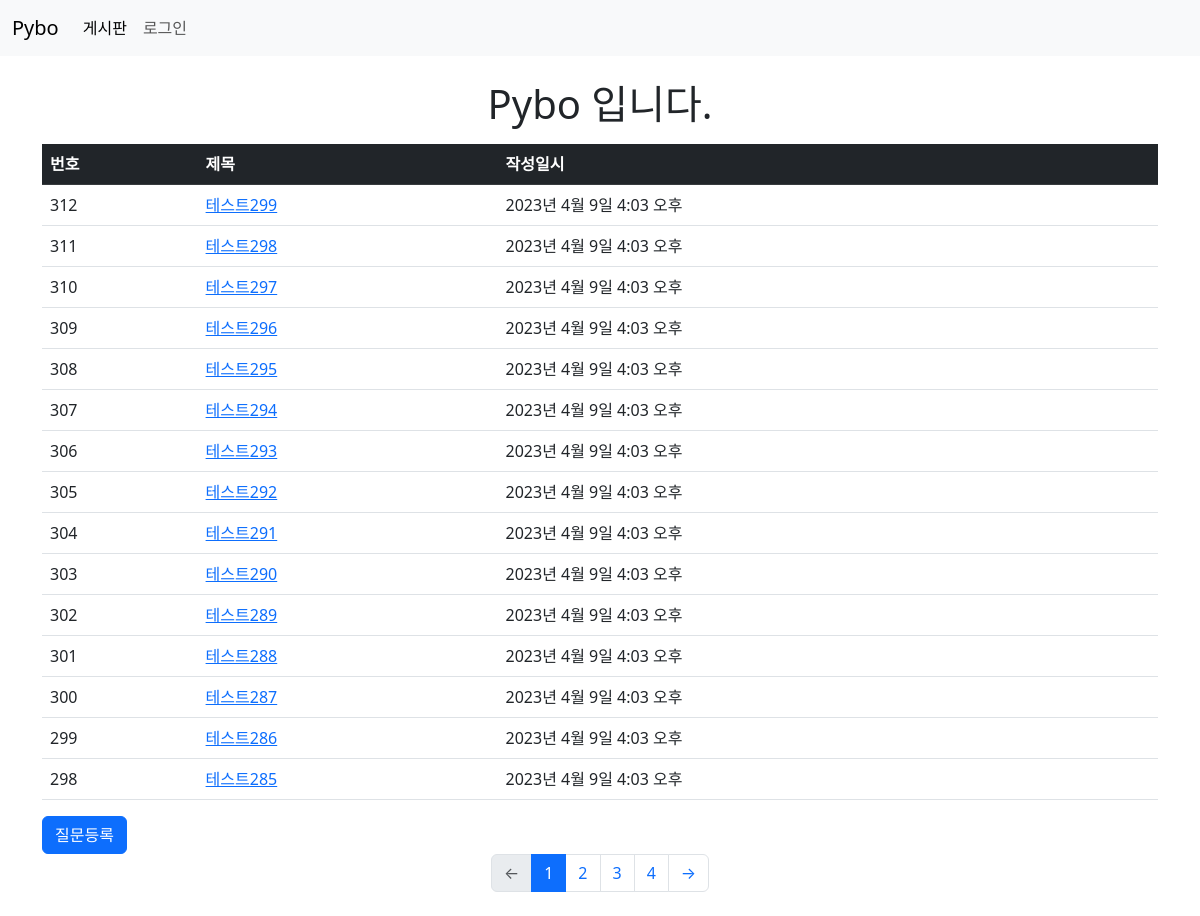
Screenshot of /pybo/ with the database file from the repository.
### pybo/models.py (models this page shows, shortened)
class Question(models.Model):
    subject = models.CharField(max_length=200)
    content = models.TextField()
    created_at = models.DateTimeField(auto_now_add=True)
    updated_at = models.DateTimeField(auto_now=True)
    question_id = models.AutoField(primary_key=True)
    answers: models.QuerySet[Answer]
    class Meta:
        ordering = ["-created_at"]
        verbose_name = "question"
        verbose_name_plural = "questions"
    def get_absolute_url(self):
        return reverse("pybo:detail", args=[self.question_id])

### pybo/views.py (the view)
# urls.py: path("", QuestionListView.as_view(), name="index"),
class QuestionListView(ListView):
    model = Question
    template_name = "pybo/question_list.html"
    paginate_by = 15
    paginate_orphans = 3
    def get_context_data(self, **kwargs: Any) -> dict[str, Any]:
        context = super().get_context_data(**kwargs)
        page = context["page_obj"]
        paginator = page.paginator
        pagelist = paginator.get_elided_page_range(
            page.number, on_each_side=3, on_ends=0
        )
        context["pagelist"] = pagelist
        return context

### pybo/templatetags/pybo_filter.py (called while the page is built)
@register.filter()
def sub(value: int, arg: int):
    return value - arg

### templates/pybo/question_list.html (shortened to what this page needs)
{% extends 'base.html' %} {% load pybo_filter %} {% block content %}
<div class="container my-3">
    <h1 class="py-2 text-center">Pybo 입니다.</h1>
    <table class="table">
        <thead>
            <tr class="table-dark">
                <th>번호</th>
                <th>제목</th>
                <th>작성일시</th>
            </tr>
        </thead>
        <tbody>
            {% if page_obj %} {% for question in page_obj %}
            <tr>
                <td>{{ page_obj.paginator.count |sub:page_obj.start_index |sub:forloop.counter0 |add:1 }}</td>
                <td>
                    <a href="{{ question.get_absolute_url }}"> {{ question.subject }} </a>
                </td>
                <td>{{ question.created_at }}</td>
            </tr>
            {% endfor %} {% else %}
            <tr>
                <td colspan="3">질문이 없습니다.</td>
            </tr>
            {% endif %}
        </tbody>
    </table>
    <a href="{% url 'pybo:create_question' %}" class="btn btn-primary"> 질문등록 </a>
    <ul class="pagination justify-content-center mb-4">
        {% if page_obj.has_previous %}
        <li class="page-item">
            <a class="page-link" href="?page={{ page_obj.previous_page_number }}">&larr;</a>
        </li>
        {% else %}
        <li class="page-item disabled">
            <a class="page-link" href="#">&larr;</a>
        </li>
        {% endif %}
        {% for index in pagelist %}
        {% if index == page_obj.number %}
        <li class="page-item active">
            <span class="page-link">{{ index }}</span>
        </li>
        {% else %} {% if index != "..." %}
        <li class="page-item">
            <a class="page-link" href="?page={{ index }}">{{ index }}</a>
        </li>
        {% endif %} {% endif %}
        {% endfor %}
        {% if page_obj.has_next %}
        <li class="page-item">
            <a class="page-link" href="?page={{ page_obj.next_page_number }}">&rarr;</a>
        </li>
        {% else %}
        <li class="page-item disabled">
            <a class="page-link" href="#">&rarr;</a>
        </li>
        {% endif %}
    </ul>
</div>
{% endblock %}

### templates/base.html (shortened to what this page needs)
{% load static %}
<!DOCTYPE html>
<html lang="ko">
    <head>
        <link rel="stylesheet" href="{% static 'bootstrap.min.css' %}" />
    </head>
    <body>
        {% include "navbar.html" %} {% block content %} {% endblock %}
    </body>
</html>

### templates/navbar.html (shortened to what this page needs)
<nav class="navbar navbar-expand-lg navbar-light bg-light">
    <div class="container-fluid">
        <a class="navbar-brand" href="#">Pybo</a>
        <div class="collapse navbar-collapse" id="navbarTogglerDemo02">
            <ul class="navbar-nav me-auto mb-2 mb-lg-0">
                <li class="nav-item">
                    <a class="nav-link active" aria-current="page" href="{% url 'pybo:index' %}">게시판</a>
                </li>
                <li class="nav-item">
                    {% if user.is_authenticated %}
                    <a class="nav-link" href="{% url 'common:logout' %}">로그아웃</a>
                    {% else %}
                    <a class="nav-link" href="{% url 'common:login' %}">로그인</a>
                    {% endif %}
                </li>
            </ul>
        </div>
    </div>
</nav>

### rows the page displays
Question: paginator.count|sub "312", subject "테스트299", created_at "2023년 4월 9일 4:03 오후"
Question: paginator.count|sub "311", subject "테스트298", created_at "2023년 4월 9일 4:03 오후"
Question: paginator.count|sub "310", subject "테스트297", created_at "2023년 4월 9일 4:03 오후"
Question: paginator.count|sub "309", subject "테스트296", created_at "2023년 4월 9일 4:03 오후"
Question: paginator.count|sub "308", subject "테스트295", created_at "2023년 4월 9일 4:03 오후"
Question: paginator.count|sub "307", subject "테스트294", created_at "2023년 4월 9일 4:03 오후"
Question: paginator.count|sub "306", subject "테스트293", created_at "2023년 4월 9일 4:03 오후"
Question: paginator.count|sub "305", subject "테스트292", created_at "2023년 4월 9일 4:03 오후"
Question: paginator.count|sub "304", subject "테스트291", created_at "2023년 4월 9일 4:03 오후"
Question: paginator.count|sub "303", subject "테스트290", created_at "2023년 4월 9일 4:03 오후"
Question: paginator.count|sub "302", subject "테스트289", created_at "2023년 4월 9일 4:03 오후"
Question: paginator.count|sub "301", subject "테스트288", created_at "2023년 4월 9일 4:03 오후"
Question: paginator.count|sub "300", subject "테스트287", created_at "2023년 4월 9일 4:03 오후"
Question: paginator.count|sub "299", subject "테스트286", created_at "2023년 4월 9일 4:03 오후"
Question: paginator.count|sub "298", subject "테스트285", created_at "2023년 4월 9일 4:03 오후"

### other values shown
{{ index }} "1"
{{ index }} "2" "3" "4"
